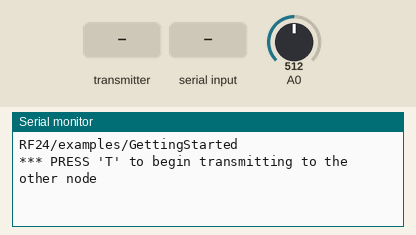
A sketch run on a simulated Arduino Uno, built with avr-gcc and run on an emulated ATmega328P. Parts: the last lines printed to the serial monitor. Inputs (shaded band) come from the test bench; at power-on: A0 = 512. No radio packets arrive unless stated.

Above: at 1.2 s.
1.3 s: the transmitter starts sending got_time = 0
At 1.37 s:
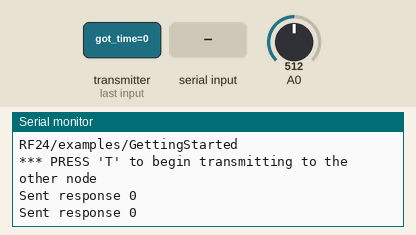
3.2 s: "T" received over Serial
At 4.0 s:
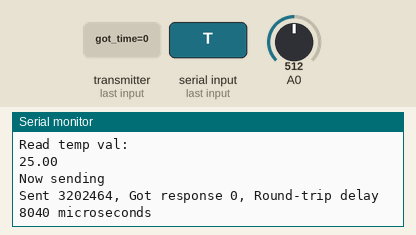
4.7 s: "R" received over Serial
At 5.33 s:
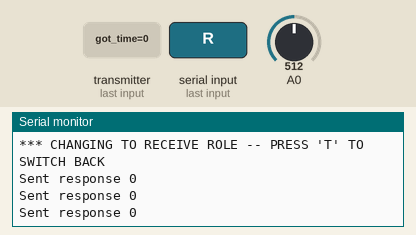

Measured:
- after the input at 1.3 s, the serial monitor: prints a new line at once (image 1)
- after the input at 3.2 s, the serial monitor: prints a new line at once (image 2)
- after the input at 4.7 s, the serial monitor: prints a new line after 0.52 s (image 3)

The sketch:

ArduinoTemp.ino
```cpp
/*
* Getting Started example sketch for nRF24L01+ radios
* This is a very basic example of how to send data from one node to another
* Updated: Dec 2014 by TMRh20
*/

#include <SPI.h>
#include "RF24.h"

/****************** User Config ***************************/
/***      Set this radio as radio number 0 or 1         ***/
bool radioNumber = 1;

/* Hardware configuration: Set up nRF24L01 radio on SPI bus plus pins 7 & 8 */
RF24 radio(7,8);
/**********************************************************/

byte addresses[][6] = {"1Node","2Node"};

// Used to control whether this node is sending or receiving
bool role = 0;

void setup() {
  Serial.begin(115200);
  Serial.println(F("RF24/examples/GettingStarted"));
  Serial.println(F("*** PRESS 'T' to begin transmitting to the other node"));

  radio.begin();

  // Set the PA Level low to prevent power supply related issues since this is a
 // getting_started sketch, and the likelihood of close proximity of the devices. RF24_PA_MAX is default.
  radio.setPALevel(RF24_PA_LOW);

  // Open a writing and reading pipe on each radio, with opposite addresses
  if(radioNumber){
    radio.openWritingPipe(addresses[1]);
    radio.openReadingPipe(1,addresses[0]);
  }else{
    radio.openWritingPipe(addresses[0]);
    radio.openReadingPipe(1,addresses[1]);
  }

  // Start the radio listening for data
  radio.startListening();
}


double Thermister(int RawADC) {  //Function to perform the fancy math of the Steinhart-Hart equation
 double Temp;
 Temp = log(((10240000/RawADC) - 10000));
 Temp = 1 / (0.001129148 + (0.000234125 + (0.0000000876741 * Temp * Temp ))* Temp );
 Temp = Temp - 273.15;              // Convert Kelvin to Celsius
 return Temp;
}

void loop() {


/****************** Ping Out Role ***************************/
if (role == 1)  {
    int val;

    radio.stopListening();                                    // First, stop listening so we can talk.

    val = analogRead(0);
    Serial.println("Read temp val:");
    double degC = Thermister(val);

    Serial.println(degC);


    Serial.println(F("Now sending"));

    unsigned long start_time = micros();                             // Take the time, and send it.  This will block until complete
     if (!radio.write( &start_time, sizeof(unsigned long) )){
       Serial.println(F("failed"));
     }

    radio.startListening();                                    // Now, continue listening

    unsigned long started_waiting_at = micros();               // Set up a timeout period, get the current microseconds
    boolean timeout = false;                                   // Set up a variable to indicate if a response was received or not

    while ( ! radio.available() ){                             // While nothing is received
      if (micros() - started_waiting_at > 200000 ){            // If waited longer than 200ms, indicate timeout and exit while loop
          timeout = true;
          break;
      }
    }

    if ( timeout ){                                             // Describe the results
        Serial.println(F("Failed, response timed out."));
    }else{
        unsigned long got_time;                                 // Grab the response, compare, and send to debugging spew
        radio.read( &got_time, sizeof(unsigned long) );
        unsigned long end_time = micros();

        // Spew it
        Serial.print(F("Sent "));
        Serial.print(start_time);
        Serial.print(F(", Got response "));
        Serial.print(got_time);
        Serial.print(F(", Round-trip delay "));
        Serial.print(end_time-start_time);
        Serial.println(F(" microseconds"));
    }

    // Try again 1s later
    delay(1000);
  }


/****************** Pong Back Role ***************************/

  if ( role == 0 )
  {
    unsigned long got_time;

    if( radio.available()){
                                                                    // Variable for the received timestamp
      while (radio.available()) {                                   // While there is data ready
        radio.read( &got_time, sizeof(unsigned long) );             // Get the payload
      }

      radio.stopListening();                                        // First, stop listening so we can talk
      radio.write( &got_time, sizeof(unsigned long) );              // Send the final one back.
      radio.startListening();                                       // Now, resume listening so we catch the next packets.
      Serial.print(F("Sent response "));
      Serial.println(got_time);
   }
 }


/****************** Change Roles via Serial Commands ***************************/

  if ( Serial.available() )
  {
    char c = toupper(Serial.read());
    if ( c == 'T' && role == 0 ){
      Serial.println(F("*** CHANGING TO TRANSMIT ROLE -- PRESS 'R' TO SWITCH BACK"));
      role = 1;                  // Become the primary transmitter (ping out)

   }else
    if ( c == 'R' && role == 1 ){
      Serial.println(F("*** CHANGING TO RECEIVE ROLE -- PRESS 'T' TO SWITCH BACK"));
       role = 0;                // Become the primary receiver (pong back)
       radio.startListening();

    }
  }


} // Loop
```
